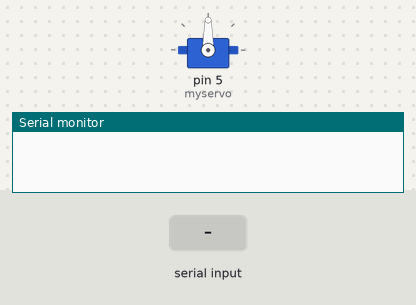
A sketch run on a simulated Arduino Uno, built with avr-gcc and run on an emulated ATmega328P. Parts: servo, the last lines printed to the serial monitor. The inputs (shaded band) are chosen by the test bench.

Above: at 1.2 s.
1.3 s: "30,150\n" received over Serial
At 3.3 s:
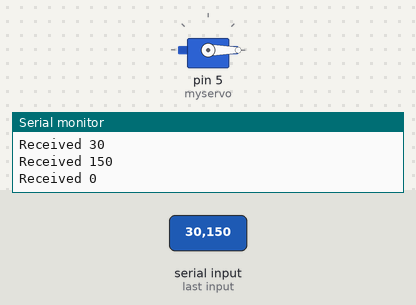
3.8 s: "90,45\n" received over Serial
At 4.4 s:
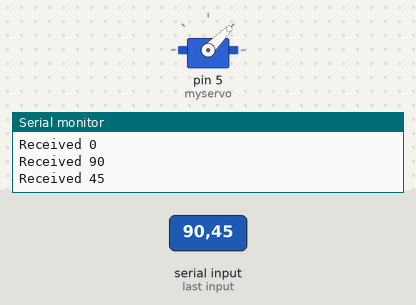
6.3 s: "200\n" received over Serial
At 7.0 s:
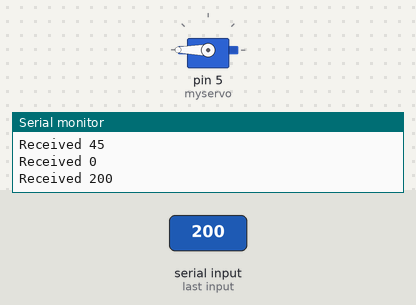
Timing chart, 0 to 9.3 s (numbered marks = the images above; inputs shaded):
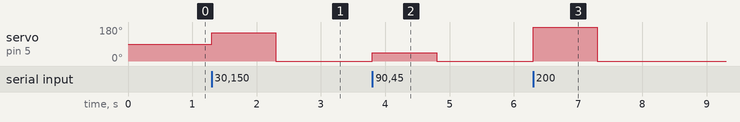

Measured:
- after the input at 1.3 s, servo on pin 5 (myservo): 90° → 150° at once, → 0° 1.0 s later
- after the input at 3.8 s, servo on pin 5 (myservo): 0° → 45° at once, → 0° 1.0 s later
- after the input at 6.3 s, servo on pin 5 (myservo): 0° → 180° at once, → 0° 1.0 s later

The sketch:

Setting_Servo_UART.ino
```cpp
#include <Servo.h>

Servo myservo;  // create servo object to control a servo

int pos = 0;    // variable to store the servo position

void setup() {
  myservo.attach(5);  // attaches the servo on pin 5 to the servo object
  Serial.begin(115200);
}

void loop() {
  if(Serial.available()>0) {
    pos = Serial.parseInt();
    Serial.print("Received ");
    Serial.println(pos);

    myservo.write(pos);
  }
}
```
